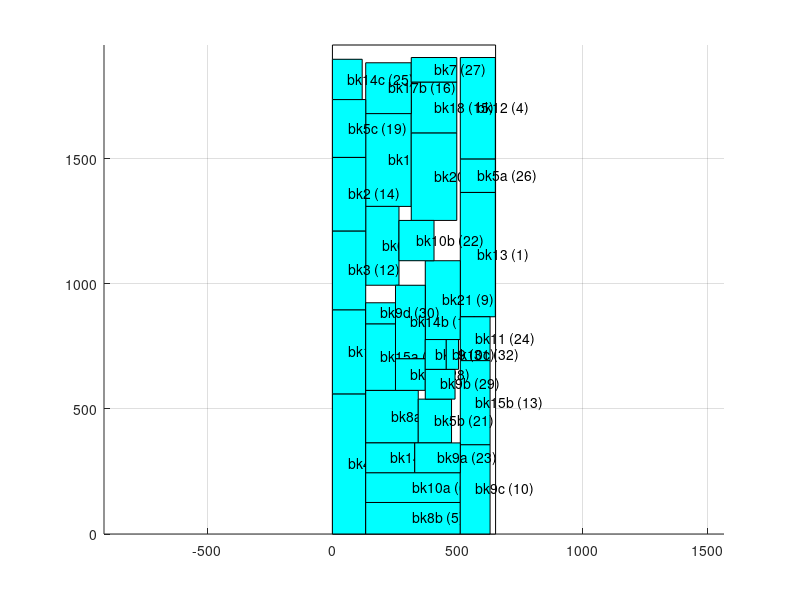

This figure's MATLAB source:
axis equal;
hold on;
grid on;
cap_x=[ 0 0 652 652 0 ];
cap_y=[ 0 1954 1954 0 0 ];
fill(cap_x,cap_y,'w');
block_x=[ 0 133 133 0 0 ];
block_y=[ 0 0 560 560 0 ];
fill(block_x,block_y,'c');
text(66,280,'bk4 (0)');
block_x=[ 511 651 651 511 511 ];
block_y=[ 868 868 1365 1365 868 ];
fill(block_x,block_y,'c');
text(581,1116,'bk13 (1)');
block_x=[ 133 315 315 133 133 ];
block_y=[ 1309 1309 1680 1680 1309 ];
fill(block_x,block_y,'c');
text(224,1494,'bk17a (2)');
block_x=[ 315 497 497 315 315 ];
block_y=[ 1253 1253 1603 1603 1253 ];
fill(block_x,block_y,'c');
text(406,1428,'bk20 (3)');
block_x=[ 511 651 651 511 511 ];
block_y=[ 1498 1498 1904 1904 1498 ];
fill(block_x,block_y,'c');
text(581,1701,'bk12 (4)');
block_x=[ 133 511 511 133 133 ];
block_y=[ 0 0 126 126 0 ];
fill(block_x,block_y,'c');
text(322,63,'bk8b (5)');
block_x=[ 133 511 511 133 133 ];
block_y=[ 126 126 245 245 126 ];
fill(block_x,block_y,'c');
text(322,185,'bk10a (6)');
block_x=[ 0 133 133 0 0 ];
block_y=[ 560 560 896 896 560 ];
fill(block_x,block_y,'c');
text(66,728,'bk1 (7)');
block_x=[ 133 343 343 133 133 ];
block_y=[ 364 364 574 574 364 ];
fill(block_x,block_y,'c');
text(238,469,'bk8a (8)');
block_x=[ 371 511 511 371 371 ];
block_y=[ 777 777 1092 1092 777 ];
fill(block_x,block_y,'c');
text(441,934,'bk21 (9)');
block_x=[ 511 630 630 511 511 ];
block_y=[ 0 0 357 357 0 ];
fill(block_x,block_y,'c');
text(570,178,'bk9c (10)');
block_x=[ 133 266 266 133 133 ];
block_y=[ 994 994 1309 1309 994 ];
fill(block_x,block_y,'c');
text(199,1151,'bk6 (11)');
block_x=[ 0 133 133 0 0 ];
block_y=[ 896 896 1211 1211 896 ];
fill(block_x,block_y,'c');
text(66,1053,'bk3 (12)');
block_x=[ 511 630 630 511 511 ];
block_y=[ 357 357 693 693 357 ];
fill(block_x,block_y,'c');
text(570,525,'bk15b (13)');
block_x=[ 0 133 133 0 0 ];
block_y=[ 1211 1211 1505 1505 1211 ];
fill(block_x,block_y,'c');
text(66,1358,'bk2 (14)');
block_x=[ 315 497 497 315 315 ];
block_y=[ 1603 1603 1806 1806 1603 ];
fill(block_x,block_y,'c');
text(406,1704,'bk18 (15)');
block_x=[ 133 315 315 133 133 ];
block_y=[ 1680 1680 1883 1883 1680 ];
fill(block_x,block_y,'c');
text(224,1781,'bk17b (16)');
block_x=[ 252 371 371 252 252 ];
block_y=[ 700 700 994 994 700 ];
fill(block_x,block_y,'c');
text(311,847,'bk14b (17)');
block_x=[ 133 252 252 133 133 ];
block_y=[ 574 574 840 840 574 ];
fill(block_x,block_y,'c');
text(192,707,'bk15a (18)');
block_x=[ 0 133 133 0 0 ];
block_y=[ 1505 1505 1736 1736 1505 ];
fill(block_x,block_y,'c');
text(66,1620,'bk5c (19)');
block_x=[ 133 329 329 133 133 ];
block_y=[ 245 245 364 364 245 ];
fill(block_x,block_y,'c');
text(231,304,'bk14a (20)');
block_x=[ 343 476 476 343 343 ];
block_y=[ 364 364 539 539 364 ];
fill(block_x,block_y,'c');
text(409,451,'bk5b (21)');
block_x=[ 266 406 406 266 266 ];
block_y=[ 1092 1092 1253 1253 1092 ];
fill(block_x,block_y,'c');
text(336,1172,'bk10b (22)');
block_x=[ 329 511 511 329 329 ];
block_y=[ 245 245 364 364 245 ];
fill(block_x,block_y,'c');
text(420,304,'bk9a (23)');
block_x=[ 511 630 630 511 511 ];
block_y=[ 693 693 868 868 693 ];
fill(block_x,block_y,'c');
text(570,780,'bk11 (24)');
block_x=[ 0 119 119 0 0 ];
block_y=[ 1736 1736 1897 1897 1736 ];
fill(block_x,block_y,'c');
text(59,1816,'bk14c (25)');
block_x=[ 511 651 651 511 511 ];
block_y=[ 1365 1365 1498 1498 1365 ];
fill(block_x,block_y,'c');
text(581,1431,'bk5a (26)');
block_x=[ 315 497 497 315 315 ];
block_y=[ 1806 1806 1904 1904 1806 ];
fill(block_x,block_y,'c');
text(406,1855,'bk7 (27)');
block_x=[ 252 371 371 252 252 ];
block_y=[ 574 574 700 700 574 ];
fill(block_x,block_y,'c');
text(311,637,'bk16 (28)');
block_x=[ 371 490 490 371 371 ];
block_y=[ 539 539 658 658 539 ];
fill(block_x,block_y,'c');
text(430,598,'bk9b (29)');
block_x=[ 133 252 252 133 133 ];
block_y=[ 840 840 924 924 840 ];
fill(block_x,block_y,'c');
text(192,882,'bk9d (30)');
block_x=[ 371 455 455 371 371 ];
block_y=[ 658 658 777 777 658 ];
fill(block_x,block_y,'c');
text(413,717,'bk19 (31)');
block_x=[ 455 504 504 455 455 ];
block_y=[ 658 658 777 777 658 ];
fill(block_x,block_y,'c');
text(479,717,'bk10c (32)');
